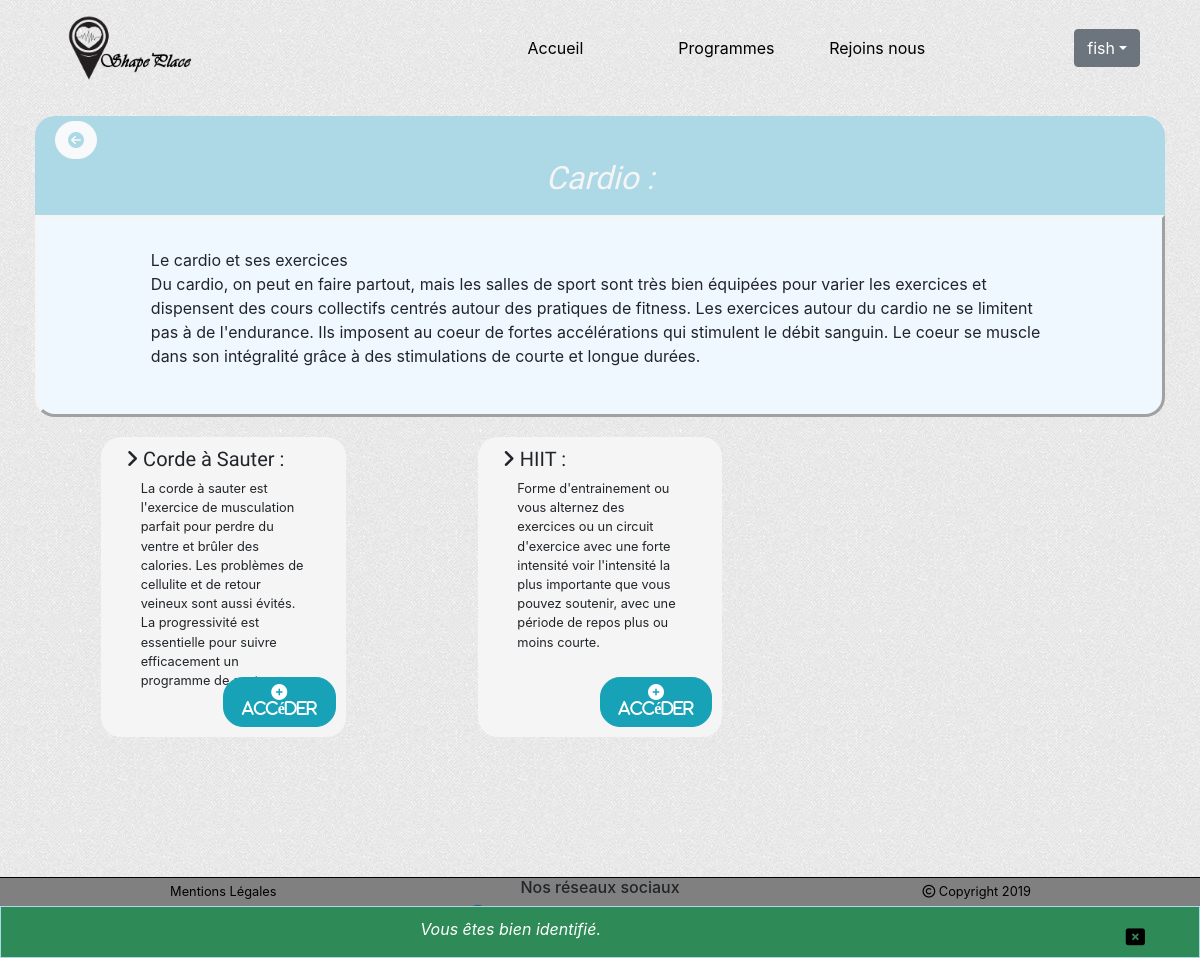
/index.php?action=list&id=1 (signed in), run on the app's committed database.
### tables this page shows
CREATE TABLE IF NOT EXISTS `section` (
  `id` int(11) NOT NULL AUTO_INCREMENT,
  `name` varchar(255) NOT NULL,
  `extract` varchar(255) NOT NULL,
  `content` text NOT NULL,
  PRIMARY KEY (`id`)
);

CREATE TABLE IF NOT EXISTS `program` (
  `id` int(11) NOT NULL AUTO_INCREMENT,
  `id_section` int(11) NOT NULL,
  `name` varchar(255) NOT NULL,
  `extract` varchar(255) NOT NULL,
  `description` text,
  `good_point` text,
  `bad_point` text,
  `program` text,
  `date_added` datetime NOT NULL DEFAULT CURRENT_TIMESTAMP,
  PRIMARY KEY (`id`),
  KEY `id_section` (`id_section`)
);

### controller/frontend/ProgramController.php (called while the page is built, shortened)
<?php
require_once ('model/ProgramManager.php');
require_once ('model/SectionManager.php');
Class ProgramController
{
	public function showPrograms($idSection)
	{
		$programManager = new Cornelissen\Shapeplace\Model\ProgramManager();
		$sectionManager = new Cornelissen\Shapeplace\Model\SectionManager();
		$programs = $programManager->getPrograms($idSection);
		$section = $sectionManager->getSection($idSection);
		require('view/frontend/listProgram.php');
	}
}

### model/SectionManager.php (called while the page is built, shortened)
<?php
Class SectionManager extends Manager
{
	public function getSection($idSection)
	{
		$db = $this->dbConnect();
		$req = $db->prepare('SELECT * FROM section WHERE id = ?');
		$req->execute(array($idSection));
		$section = $req->fetch();
		return $section;
	}
}

### model/ProgramManager.php (called while the page is built, shortened)
<?php
Class ProgramManager extends Manager
{
	public function getPrograms($idSection)
	{
		$db = $this->dbConnect();
		$programs = $db->prepare('SELECT * FROM program WHERE id_section = ? ORDER BY ID DESC');
		$programs->execute(array($idSection));
		return $programs;
	}
}

### view/frontend/listProgram.php (the view, shortened to what this page needs)
<div class="row">
	<div class="col-lg-12 cadreTitle">
		<div class="row">
			<div class="col-lg-3 backSection">
				<a href="index.php?action=section" class="btn btn-light"><i class="fas fa-arrow-circle-left"></i></a>
			</div>
		</div>
		<div class='row'>
			<div class="offset-lg-3 col-lg-6">
				<h2 class="titreSection"><?= $section['name'] ?> : </h2>
			</div>
		</div>
	</div>
</div>
<div class="row">
	<div class="col-lg-12 contentSection">
		<div class="row">
			<div class="offset-lg-1 col-lg-10">
				<p><?= nl2br($section['content']) ?></p>
			</div>
		</div>
	</div>
</div>
<div class="row">
	<?php
	while($program = $programs->fetch())
	{
	?>
		<div class="col-lg-4">
			<div class="row">
				<div class="offset-lg-2 col-lg-8 cadreProgram">
					<div class="row">
						<div class="offset-lg-1">
							<h5 class="titleProgram"><i class="fas fa-angle-right"></i> <?= $program['name'] ?> : </h5>
						</div>
					</div>
					<div class="row">
						<div class="offset-lg-1 col-lg-10">
							<p class="extractProgram"> <?= nl2br($program['extract']) ?> </p>
						</div>
					</div>
					<div class="row linkPgm">
						<div class="linkProgram offset-lg-5 col-lg-7 ">
							<a href="index.php?action=program&amp;id=<?=$program['id']?>&amp;section=<?=$program['id_section']?>" class="btn btn-info "><i class="fas fa-plus-circle"> Accéder</i></a>
						</div>
					</div>
				</div>
			</div>
		</div>
	<?php
	}
	?>
</div>
<?php
require('template.php');
?>

### public/css/style.css (style rules this page uses)
body { background: url('../images/light_toast.png'); }
.cadreTitle { margin : 20px 0 0 0; border-top-right-radius : 20px; border-top-left-radius : 20px; background: lightblue; }
.backSection a , .backListProgram a { margin-top: 5px; border-radius: 20px; color : lightblue; }
.titreSection, .titreProgram { text-align: center; font-style: italic; color: whitesmoke; padding-bottom: 10px; font-family: 'Mansalva', cursive; }
.content,.contentSection { padding: 30px 0 30px 0; background: aliceblue; border-bottom-right-radius: 20px; border-bottom-left-radius: 20px; border: 3px outset whitesmoke; }
.cadreProgram { background:whitesmoke; border-radius: 20px; margin-top: 20px; height: 300px; }
.titleProgram { padding-top: 10px; font-family: 'Mansalva', cursive; }
.extractProgram { font-size : 0.8em; }
.linkPgm { position: absolute; bottom: 10px; width: 100%; }
.linkProgram { text-align: right; }
.linkProgram a { border-radius: 20px; }

### data on the page
section: name "Cardio", content "Le cardio et ses exercices Du cardio, on peut en faire partout, mais les salles de sport sont très bien équipées pour varier les exercices et dispensent des cours collectifs centrés autour des pratiques de fitness. Les exercices autour du cardio ne se limitent pas à de l'endurance. Ils imposent au coeur de fortes accélérations qui stimulent le débit sanguin. Le coeur se muscle dans son intégralité grâce à des stimulations de courte et longue durées."
program: name "Corde à Sauter", extract "La corde à sauter est l'exercice de musculation parfait pour perdre du ventre et brûler des calories. Les problèmes de cellulite et de retour veineux sont aussi évités. La progressivité est essentielle pour suivre efficacement un programme de saut."
program: name "HIIT", extract "Forme d'entrainement ou vous alternez des exercices ou un circuit d'exercice avec une forte intensité voir l'intensité la plus importante que vous pouvez soutenir, avec une période de repos plus ou moins courte."

### other printed values
$_SESSION['pseudo'] "fish"
$_SESSION['success'] "Vous êtes bien identifié."
